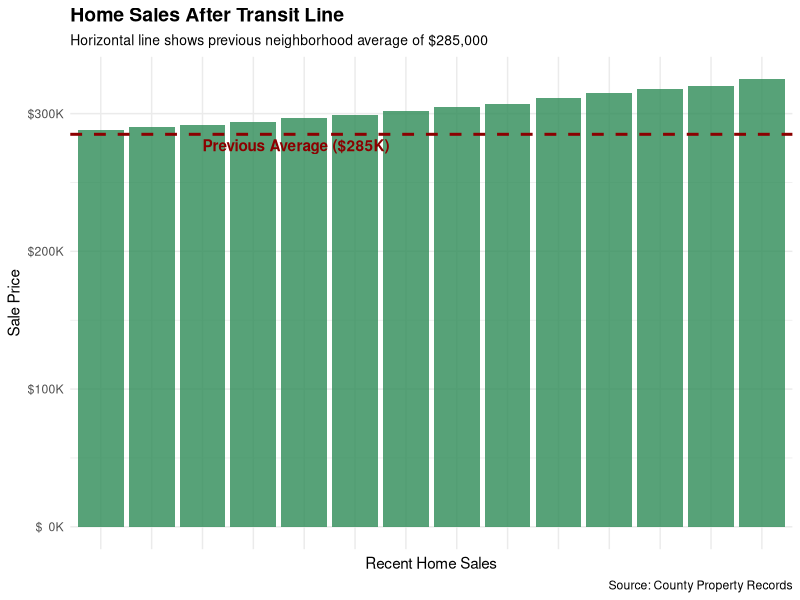

R code for this plot:
## ---- chunk 1
knitr::opts_chunk$set(echo = TRUE)
options(scipen=999)
library(tidyverse)
## ---- chunk 2
# Known information about home values before the transit line
prior_mean <- 285000  # average home value
prior_sd <- 32000     # standard deviation

# Home sale prices after the transit line opened (14 homes)
new_prices <- c(297000, 305000, 292000, 318000, 290000, 311000, 299000, 
                325000, 302000, 288000, 307000, 315000, 320000, 294000)

# Create a journalist-friendly dataset
home_data <- tibble(
  sale_id = 1:14,
  sale_price = new_prices
)

# View the data
home_data
## ---- chunk 3
# Calculate statistics on the new home price data
new_stats <- home_data |> 
  summarise(
    mean = mean(sale_price),
    sd = sd(sale_price),
    n = n(),
    min = min(sale_price),
    max = max(sale_price)
  )

new_stats
## ---- chunk 4
# Function to format currency values
dollar_format <- function(x) {
  paste0("$", format(x/1000, big.mark=","), "K")
}

# Create a visualization of home prices with reference to previous average
ggplot(home_data, aes(x = reorder(sale_id, sale_price), y = sale_price)) +
  geom_col(fill = "seagreen", alpha = 0.8) +
  geom_hline(yintercept = prior_mean, color = "darkred", size = 1, linetype = "dashed") +
  annotate("text", x = 3, y = prior_mean - 8000, 
           label = "Previous Average ($285K)", hjust = 0, fontface = "bold", color = "darkred") +
  scale_y_continuous(labels = dollar_format) +
  labs(
    title = "Home Sales After Transit Line",
    subtitle = "Horizontal line shows previous neighborhood average of $285,000",
    x = "Recent Home Sales",
    y = "Sale Price",
    caption = "Source: County Property Records"
  ) +
  theme_minimal() +
  theme(
    plot.title = element_text(face = "bold", size = 14),
    plot.subtitle = element_text(size = 10),
    axis.text.x = element_blank(),
    axis.ticks.x = element_blank()
  )
## ---- chunk 5
# Perform a one-sample t-test
# Since we want to know if home values increased, we use a one-sided test (alternative = "greater")
t_test_result <- t.test(
  home_data$sale_price,
  mu = prior_mean,
  alternative = "greater"
)

# Display the results
t_test_result
## ---- chunk 6
# Extract the p-value
p_value <- t_test_result$p.value

# Calculate the 95% confidence interval
ci <- t.test(home_data$sale_price)$conf.int

# Format and display the confidence interval in a readable way
ci_formatted <- tibble(
  `Lower bound` = dollar_format(ci[1]),
  `Upper bound` = dollar_format(ci[2]),
  `Confidence level` = "95%"
)

# Display as a nice table
ci_formatted

# Set our significance level
alpha <- 0.05

# Compare and make a decision
if(p_value < alpha) {
  conclusion <- "The data provides statistical evidence supporting the claim that the transit line has increased home values."
} else {
  conclusion <- "The data does not provide strong statistical evidence that the transit line has increased home values."
}

# Create a tibble to display the key statistics for your story
story_stats <- tibble(
  `Previous average` = dollar_format(prior_mean),
  `New average` = dollar_format(mean(new_prices)),
  `Increase` = dollar_format(mean(new_prices) - prior_mean),
  `Percent change` = paste0(round(((mean(new_prices) - prior_mean) / prior_mean) * 100, 1), "%"),
  `p-value` = p_value,
  `Statistically significant?` = if_else(p_value < alpha, "Yes", "No")
)

# Display the key statistics
story_stats

print(conclusion)

